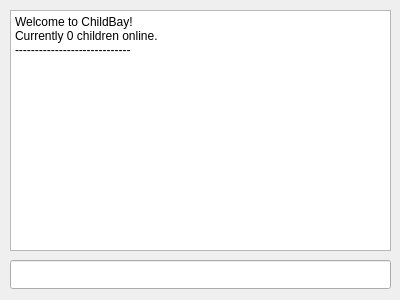
<?xml version="1.0" encoding="UTF-8"?>
<ui version="4.0">
 <class>Chat</class>
 <widget class="QWidget" name="Chat">
  <property name="geometry">
   <rect>
    <x>0</x>
    <y>0</y>
    <width>400</width>
    <height>300</height>
   </rect>
  </property>
  <property name="windowTitle">
   <string>Form</string>
  </property>
  <widget class="QPlainTextEdit" name="plainTextEdit">
   <property name="geometry">
    <rect>
     <x>10</x>
     <y>10</y>
     <width>381</width>
     <height>241</height>
    </rect>
   </property>
   <property name="readOnly">
    <bool>true</bool>
   </property>
   <property name="plainText">
    <string>Welcome to ChildBay!
Currently 0 children online.
-----------------------------</string>
   </property>
  </widget>
  <widget class="QLineEdit" name="lineEdit">
   <property name="geometry">
    <rect>
     <x>10</x>
     <y>260</y>
     <width>381</width>
     <height>29</height>
    </rect>
   </property>
  </widget>
 </widget>
 <tabstops>
  <tabstop>lineEdit</tabstop>
  <tabstop>plainTextEdit</tabstop>
 </tabstops>
 <resources/>
 <connections/>
</ui>
